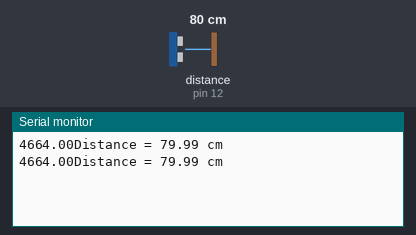
Simulated run of this sketch. Board: Arduino Uno, built with avr-gcc and run on an emulated ATmega328P. On the bench: the last lines printed to the serial monitor. Inputs (shaded band) come from the test bench; at power-on: distance to the obstacle (sensor on pin 12) 80 cm. The echo pulse lasts 58.3 µs per cm.

Above: at 1.8 s.
1.9 s: distance to the obstacle (sensor on pin 12) set to 4 cm
At 2.8 s:
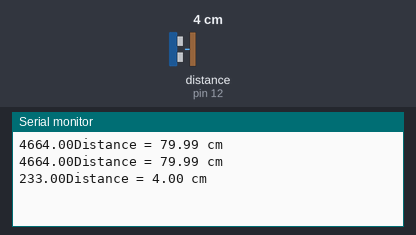
3.4 s: distance to the obstacle (sensor on pin 12) set to 2 cm
At 4.4 s:
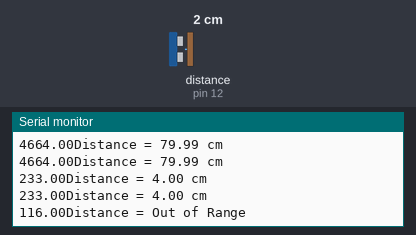

Measured:
- the behaviour switches between 3 and 2 cm on distance to the obstacle (sensor on pin 12) (found by bisection; images 1 and 2)
- after the input at 1.9 s, the serial monitor: prints a new line after 0.11 s (image 1)
- after the input at 3.4 s, the serial monitor: prints a new line after 0.62 s (image 2)

The sketch:

HCSR04_newPing.ino
```cpp
#include "NewPing.h"

#define TRIG_PIN 10
#define ECHO_PIN 12
#define MAX_DIST 400

NewPing sonar(TRIG_PIN, ECHO_PIN, MAX_DIST);

float distance, duration;

int iterations = 5;
void setup() {
  // put your setup code here, to run once:
  Serial.begin(9600);
}

void loop() {
  // put your main code here, to run repeatedly:
  duration = sonar.ping();
  Serial.print(duration);
  //duration = sonar.ping_median(iterations);

  distance = (duration / 2) * 0.0343;

  Serial.print("Distance = ");

  if (distance >= 400 || distance <= 2)
  {
    Serial.println("Out of Range");
  }
  else
  {
    Serial.print(distance);
    Serial.println(" cm");
    delay(500);
  }
  delay(500);
}
```
